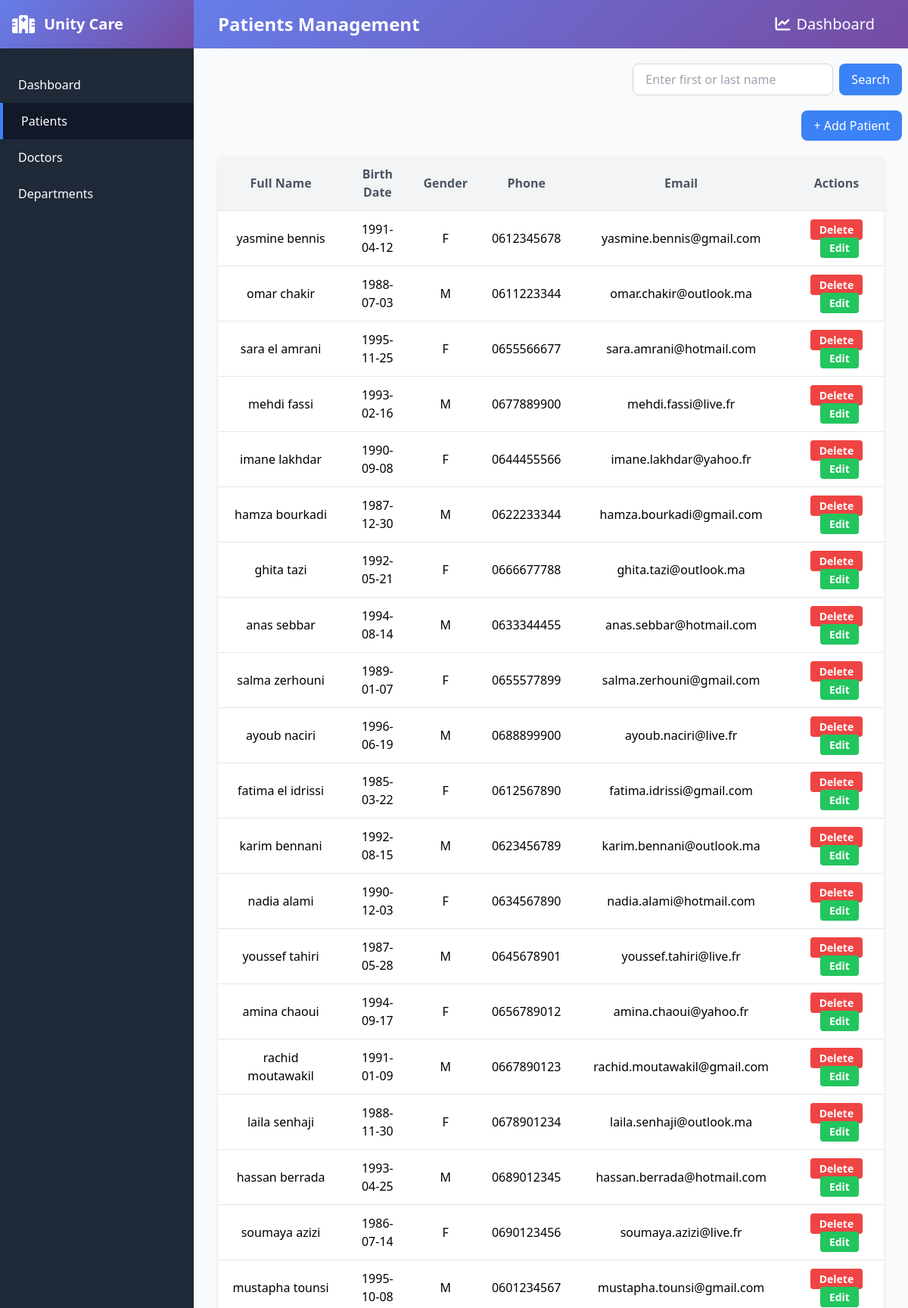
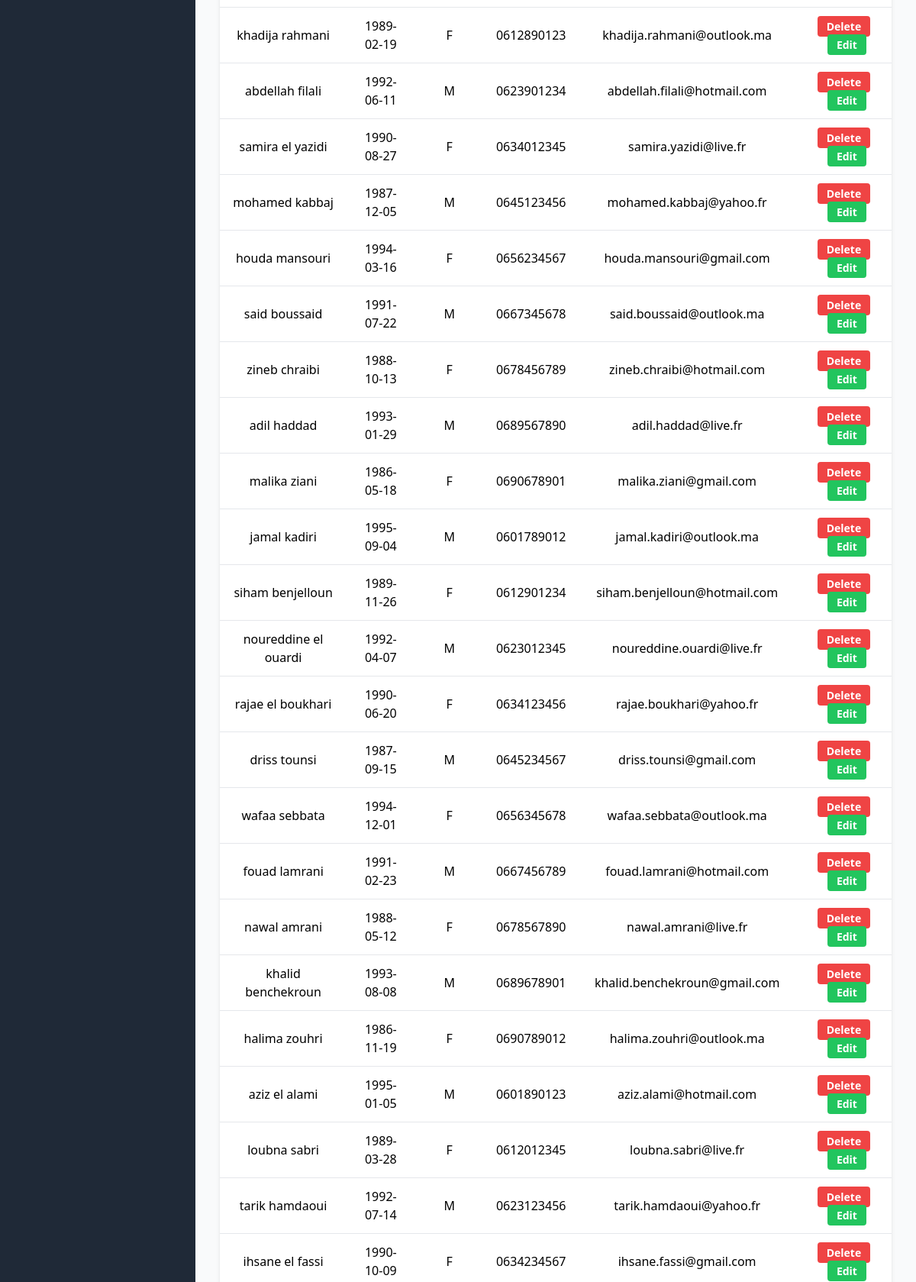
Page /views/patients.php (signed in, upper part) on the committed database (2 pictures, top to bottom).
### tables this page shows
CREATE TABLE patients (
    patient_id INT AUTO_INCREMENT PRIMARY KEY,
    first_name VARCHAR(50),
    last_name VARCHAR(50),
    gender ENUM('male', 'female', 'other'),
    date_of_birth DATE,
    phone_number VARCHAR(100),
    email VARCHAR(100),
    address VARCHAR(255)
);

### views/patients.php (the view, shortened to what this page needs)
<?php
include "../config/connection.php";
?>
<?php
$search = isset($_GET['search_patient']) ? trim($_GET['search_patient']) : '';
if (!empty($search)) {
    $query = "select * from patients where first_name like '%$search%' or last_name like '%$search%'";
    $getAllPatients = mysqli_query($connection, $query);
} else {
    $query = "select * from patients";
    $getAllPatients = mysqli_query($connection, $query);
}
?>
<!DOCTYPE html>
<html lang="en">
<head>
    <script src="https://cdn.tailwindcss.com"></script>
    <link rel="stylesheet" href="https://cdnjs.cloudflare.com/ajax/libs/font-awesome/6.4.0/css/all.min.css">
    <link rel="stylesheet" href="../assets/style.css">
</head>
<body class="bg-gray-50 flex h-screen overflow-hidden">
    <aside class="bg-gray-800 text-white w-64 shrink-0 hidden md:block">
        <div class="p-4 gradient-bg">
            <div class="flex items-center">
                <i class="fas fa-hospital text-2xl mr-3"></i>
                <h1 class="text-xl font-bold">Unity Care</h1>
            </div>
        </div>
        <nav class="mt-6">
            <a href="dashboard.php" class="flex items-center px-6 py-3 hover:bg-gray-700 transition">
                <span>Dashboard</span>
            </a>
            <a href="patients.php" class="flex items-center px-6 py-3 bg-gray-900 border-l-4 border-blue-500">
                <span>Patients</span>
            </a>
            <a href="doctors.php" class="flex items-center px-6 py-3 hover:bg-gray-700 transition">
                <span>Doctors</span>
            </a>
            <a href="departments.php" class="flex items-center px-6 py-3 hover:bg-gray-700 transition">
                <span>Departments</span>
            </a>
        </nav>
    </aside>
    <div class="flex-1 flex flex-col h-screen overflow-hidden">
        <nav class="gradient-bg shadow-lg shrink-0">
            <div class="max-w-7xl mx-auto px-4 sm:px-6 lg:px-8">
                <div class="flex justify-between items-center h-16">
                    <div class="flex items-center">
                        <span class="text-white text-2xl font-bold hidden md:block">Patients Management</span>
                    </div>
                    <div class="hidden md:flex items-center space-x-4">
                        <a href="#" class="text-white hover:text-gray-200 px-3 py-2 rounded-md text-xl font-medium">
                            <i class="fas fa-chart-line mr-2"></i>Dashboard
                        </a>
                    </div>
                </div>
            </div>
        </nav>
        <main class="flex-1 overflow-x-hidden overflow-y-auto bg-gray-50">
            <form method="GET" action="../views/patients.php" class="mt-5 mr-2 flex justify-end">
                <input type="text" name="search_patient" placeholder="Enter first or last name" value="<?= htmlspecialchars($_GET['search_patient'] ?? '') ?>" class="border border-gray-300 rounded-lg px-4 py-2">
                <button type="submit" class="ml-2 bg-blue-500 text-white px-4 py-2 rounded-lg">Search</button>
            </form>
            <div class="flex justify-end">
                <button id="showAddPatientForm" class="bg-blue-500 hover:bg-blue-600 text-white px-4 py-2 rounded-lg transition flex items-center mt-5 mr-2">
                    + Add Patient
                </button>
            </div>
            <div class="overflow-x-auto flex justify-center mt-5 px-6">
                <table class="display w-full md:mx-2 bg-white shadow-md rounded-lg">
                    <thead class="bg-gray-100">
                        <tr>
                            <th class="py-3 px-4 text-center font-semibold text-gray-600 border-b">Full Name</th>
                            <th class="py-3 px-4 text-center font-semibold text-gray-600 border-b">Birth Date</th>
                            <th class="py-3 px-4 text-center font-semibold text-gray-600 border-b">Gender</th>
                            <th class="py-3 px-4 text-center font-semibold text-gray-600 border-b">Phone</th>
                            <th class="py-3 px-4 text-center font-semibold text-gray-600 border-b">Email</th>
                            <th class="py-3 px-4 text-center font-semibold text-gray-600 border-b">Actions</th>
                        </tr>
                    </thead>
                    <tbody class="divide-y divide-gray-200">
                        <?php
                        if ($getAllPatients && mysqli_num_rows($getAllPatients) > 0):
                            while ($patient = mysqli_fetch_assoc($getAllPatients)):
                        ?>
                                <tr class="hover:bg-gray-50 transition-colors">
                                    <td class="py-3 px-4 text-center"><?= $patient['first_name']; ?> <?= $patient['last_name']; ?></td>
                                    <td class="py-3 px-4 text-center"><?= $patient['date_of_birth']; ?></td>
                                    <td class="py-3 px-4 text-center"><?= htmlspecialchars(strtoupper(substr($patient['gender'], 0, 1))) ?></td>
                                    <td class="py-3 px-4 text-center"><?= $patient['phone_number']; ?></td>
                                    <td class="py-3 px-4 text-center"><?= $patient['email']; ?></td>
                                    <td class="py-3 px-4 text-center space-x-2">
                                        <a class="bg-red-500 hover:bg-red-600 text-white px-3 py-1 rounded text-sm font-semibold transition" href="patients.php?action=delete&id=<?= $patient['patient_id']; ?>">Delete</a>
                                        <a class="bg-green-500 hover:bg-green-600 text-white px-3 py-1 rounded text-sm font-semibold transition" href="patients.php?action=edit&id=<?= $patient['patient_id']; ?>">Edit</a>
                                    </td>
                                </tr>
                            <?php endwhile;
                        else: ?>
                            <tr>
                                <td colspan="6" class="text-center py-4 text-gray-500">No patients found.</td>
                            </tr>
                        <?php endif; ?>
                    </tbody>
                </table>
            </div>
        </main>
    </div>
</body>
</html>

### assets/style.css (style rules this page uses)
.gradient-bg { background: linear-gradient(135deg, #667eea 0%, #764ba2 100%); }

### rows in the picture
patients: first_name "yasmine", last_name "bennis", date_of_birth "1991-04-12", gender "F", phone_number "0612345678", email "yasmine.bennis@gmail.com"
patients: first_name "omar", last_name "chakir", date_of_birth "1988-07-03", gender "M", phone_number "0611223344", email "omar.chakir@outlook.ma"
patients: first_name "sara", last_name "el amrani", date_of_birth "1995-11-25", gender "F", phone_number "0655566677", email "sara.amrani@hotmail.com"
patients: first_name "mehdi", last_name "fassi", date_of_birth "1993-02-16", gender "M", phone_number "0677889900", email "mehdi.fassi@live.fr"
patients: first_name "imane", last_name "lakhdar", date_of_birth "1990-09-08", gender "F", phone_number "0644455566", email "imane.lakhdar@yahoo.fr"
patients: first_name "hamza", last_name "bourkadi", date_of_birth "1987-12-30", gender "M", phone_number "0622233344", email "hamza.bourkadi@gmail.com"
patients: first_name "ghita", last_name "tazi", date_of_birth "1992-05-21", gender "F", phone_number "0666677788", email "ghita.tazi@outlook.ma"
patients: first_name "anas", last_name "sebbar", date_of_birth "1994-08-14", gender "M", phone_number "0633344455", email "anas.sebbar@hotmail.com"
patients: first_name "salma", last_name "zerhouni", date_of_birth "1989-01-07", gender "F", phone_number "0655577899", email "salma.zerhouni@gmail.com"
patients: first_name "ayoub", last_name "naciri", date_of_birth "1996-06-19", gender "M", phone_number "0688899900", email "ayoub.naciri@live.fr"
patients: first_name "fatima", last_name "el idrissi", date_of_birth "1985-03-22", gender "F", phone_number "0612567890", email "fatima.idrissi@gmail.com"
patients: first_name "karim", last_name "bennani", date_of_birth "1992-08-15", gender "M", phone_number "0623456789", email "karim.bennani@outlook.ma"
patients: first_name "nadia", last_name "alami", date_of_birth "1990-12-03", gender "F", phone_number "0634567890", email "nadia.alami@hotmail.com"
patients: first_name "youssef", last_name "tahiri", date_of_birth "1987-05-28", gender "M", phone_number "0645678901", email "youssef.tahiri@live.fr"
patients: first_name "amina", last_name "chaoui", date_of_birth "1994-09-17", gender "F", phone_number "0656789012", email "amina.chaoui@yahoo.fr"
patients: first_name "rachid", last_name "moutawakil", date_of_birth "1991-01-09", gender "M", phone_number "0667890123", email "rachid.moutawakil@gmail.com"
patients: first_name "laila", last_name "senhaji", date_of_birth "1988-11-30", gender "F", phone_number "0678901234", email "laila.senhaji@outlook.ma"
patients: first_name "hassan", last_name "berrada", date_of_birth "1993-04-25", gender "M", phone_number "0689012345", email "hassan.berrada@hotmail.com"
patients: first_name "soumaya", last_name "azizi", date_of_birth "1986-07-14", gender "F", phone_number "0690123456", email "soumaya.azizi@live.fr"
patients: first_name "mustapha", last_name "tounsi", date_of_birth "1995-10-08", gender "M", phone_number "0601234567", email "mustapha.tounsi@gmail.com"
patients: first_name "khadija", last_name "rahmani", date_of_birth "1989-02-19", gender "F", phone_number "0612890123", email "khadija.rahmani@outlook.ma"
patients: first_name "abdellah", last_name "filali", date_of_birth "1992-06-11", gender "M", phone_number "0623901234", email "abdellah.filali@hotmail.com"
patients: first_name "samira", last_name "el yazidi", date_of_birth "1990-08-27", gender "F", phone_number "0634012345", email "samira.yazidi@live.fr"
patients: first_name "mohamed", last_name "kabbaj", date_of_birth "1987-12-05", gender "M", phone_number "0645123456", email "mohamed.kabbaj@yahoo.fr"
patients: first_name "houda", last_name "mansouri", date_of_birth "1994-03-16", gender "F", phone_number "0656234567", email "houda.mansouri@gmail.com"
patients: first_name "said", last_name "boussaid", date_of_birth "1991-07-22", gender "M", phone_number "0667345678", email "said.boussaid@outlook.ma"
patients: first_name "zineb", last_name "chraibi", date_of_birth "1988-10-13", gender "F", phone_number "0678456789", email "zineb.chraibi@hotmail.com"
patients: first_name "adil", last_name "haddad", date_of_birth "1993-01-29", gender "M", phone_number "0689567890", email "adil.haddad@live.fr"
patients: first_name "malika", last_name "ziani", date_of_birth "1986-05-18", gender "F", phone_number "0690678901", email "malika.ziani@gmail.com"
patients: first_name "jamal", last_name "kadiri", date_of_birth "1995-09-04", gender "M", phone_number "0601789012", email "jamal.kadiri@outlook.ma"
patients: first_name "siham", last_name "benjelloun", date_of_birth "1989-11-26", gender "F", phone_number "0612901234", email "siham.benjelloun@hotmail.com"
patients: first_name "noureddine", last_name "el ouardi", date_of_birth "1992-04-07", gender "M", phone_number "0623012345", email "noureddine.ouardi@live.fr"
patients: first_name "rajae", last_name "el boukhari", date_of_birth "1990-06-20", gender "F", phone_number "0634123456", email "rajae.boukhari@yahoo.fr"
patients: first_name "driss", last_name "tounsi", date_of_birth "1987-09-15", gender "M", phone_number "0645234567", email "driss.tounsi@gmail.com"
patients: first_name "wafaa", last_name "sebbata", date_of_birth "1994-12-01", gender "F", phone_number "0656345678", email "wafaa.sebbata@outlook.ma"
patients: first_name "fouad", last_name "lamrani", date_of_birth "1991-02-23", gender "M", phone_number "0667456789", email "fouad.lamrani@hotmail.com"
patients: first_name "nawal", last_name "amrani", date_of_birth "1988-05-12", gender "F", phone_number "0678567890", email "nawal.amrani@live.fr"
patients: first_name "khalid", last_name "benchekroun", date_of_birth "1993-08-08", gender "M", phone_number "0689678901", email "khalid.benchekroun@gmail.com"
patients: first_name "halima", last_name "zouhri", date_of_birth "1986-11-19", gender "F", phone_number "0690789012", email "halima.zouhri@outlook.ma"
patients: first_name "aziz", last_name "el alami", date_of_birth "1995-01-05", gender "M", phone_number "0601890123", email "aziz.alami@hotmail.com"
patients: first_name "loubna", last_name "sabri", date_of_birth "1989-03-28", gender "F", phone_number "0612012345", email "loubna.sabri@live.fr"
patients: first_name "tarik", last_name "hamdaoui", date_of_birth "1992-07-14", gender "M", phone_number "0623123456", email "tarik.hamdaoui@yahoo.fr"
patients: first_name "ihsane", last_name "el fassi", date_of_birth "1990-10-09", gender "F", phone_number "0634234567", email "ihsane.fassi@gmail.com"
